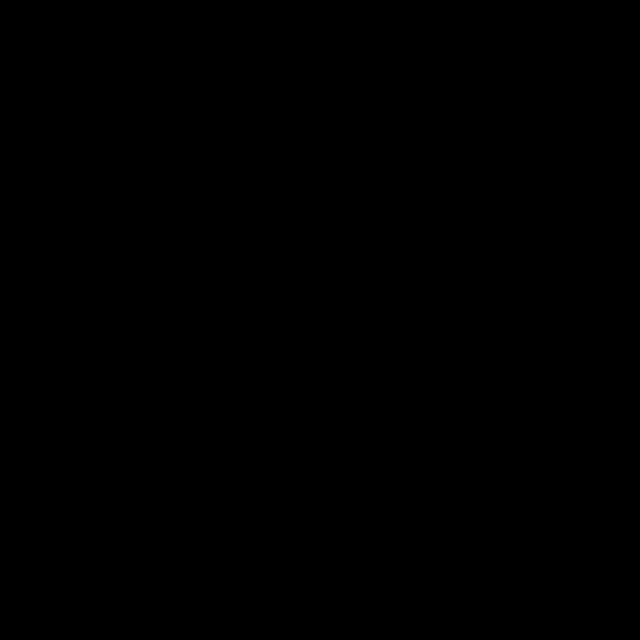
Frame 1 (no input)
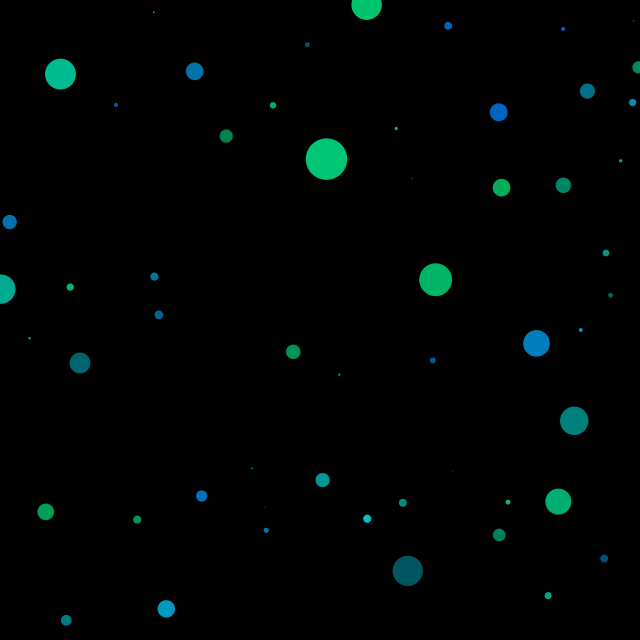
Frame 60 (the mouse pressed at the canvas centre just before this capture)
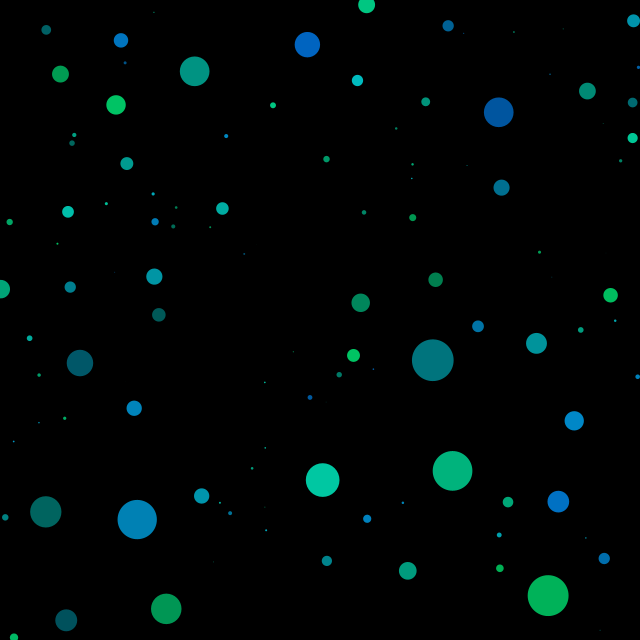
Frame 120 (the mouse held since frame 60 and released just before this capture)

The Processing sketch that drew these frames (run headless with seeded random() and noise(); from frame 60 on, the mouse is pressed at the canvas centre):

// Processing sketch: HongWorks
// ── HongWorks.pde
ArrayList<Circle> circles = new ArrayList<Circle>();
 
int num = 200;
 
int min = 5;
int max = 150;
int count = 0;
 
/* Our object */

ArrayList<Circle> clist = new ArrayList<Circle>(); 

void setup() {
  size(640, 640);
  noStroke();
  frameRate(100);
  println("Jae-Jin One day Two Presentation");
}
 
void draw() {
  background(0,0,0);
  for(Circle c: clist){
     c.update();
     c.draw();
     if(count%10==0)
       c.setColor();
    }
    Circle cir = new Circle(count);
    boolean check = false;
    while(true){
      for(Circle c : clist){
       check = c.detectCollision(cir); 
       if(check){
         cir = new Circle(count);
         break;
       }
      }
      if(!check){
        break;        
      }
    }
    clist.add(cir);
    count++;
}

class Circle 
{
  float r;
  float MaxR;
  float x;
  float y;
  float vx = 0.8;
  color c;
  Circle(int count){
    MaxR = random(100-count);
    r = MaxR;
    x = random(640); 
    y = random(640);
    setColor();
  }
  void draw(){
    fill(c);
    ellipse(x, y, r, r);
  }
  void setColor(){
    float CR = random(0);
    float CG = random(155);
    float CB = random(155);
    c = color((int)CR,(int)CG+100,(int)CB+100, 200);
  }
  boolean detectCollision(Circle c){
    if((c.x-x)*(c.x-x)+(c.y-y)*(c.y-y)>c.r*c.r+MaxR*MaxR){
      return false;
    }
    else{
      return true;
    }
  }
  void update(){
    r-=vx;
    if(r<0){
      r = 0.1;
      vx = -vx;
    }
    if(r>MaxR){
     r = MaxR; 
     vx = -vx;
    }
  }
}
 
 
